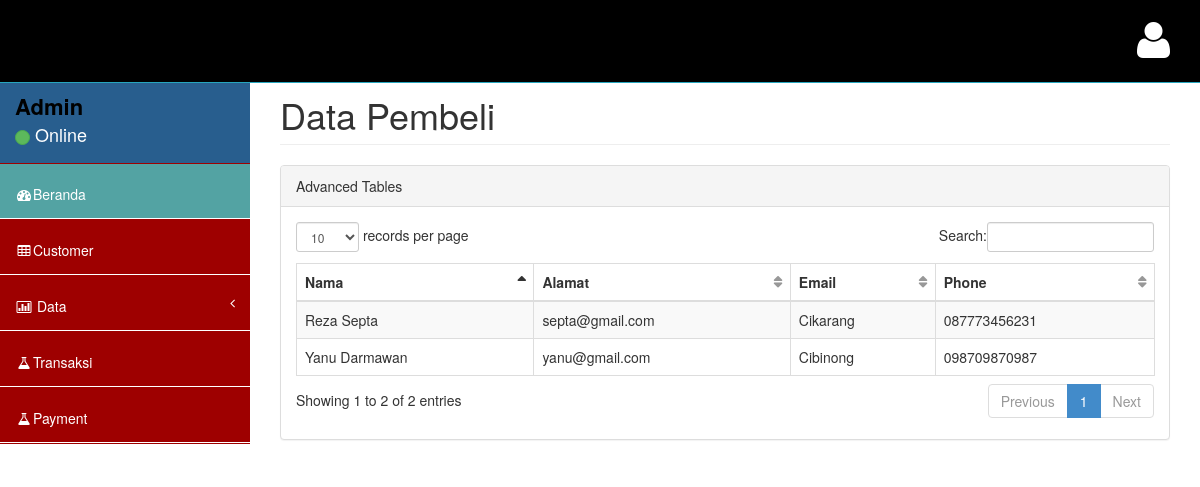
/admin/index.php?p=customers, run on the app's committed database.
### tables this page shows
CREATE TABLE IF NOT EXISTS `customers` (
  `serial` int(11) NOT NULL AUTO_INCREMENT,
  `name` varchar(20) NOT NULL,
  `email` varchar(80) NOT NULL,
  `address` varchar(80) NOT NULL,
  `phone` varchar(20) NOT NULL,
  PRIMARY KEY (`serial`)
);

### admin/pages/data/customers.php (the view, shortened to what this page needs)
<?php
	if($proses=="tambah") {
	} else {
?>
	<div class="row">
		<div class="col-lg-12">
			<h1 class="page-header">Data Pembeli</h1>
		</div>
	</div>
	<div class="row">
		<div class="col-lg-12">
			<div class="panel panel-default">
				<div class="panel-heading">
					 Advanced Tables
				</div>
				<div class="panel-body">
					<div class="table-responsive">
						<table class="table table-striped table-bordered table-hover" id="dataTables-example">
							<thead>
								<tr>
									<th>Nama</th>
									<th>Alamat</th>
									<th>Email</th>
									<th>Phone</th>
								</tr>
							</thead>
							<tbody>
								<?php
									$sql = mysql_query("SELECT * FROM customers order by serial asc");
									while($r = mysql_fetch_array($sql)) { ?>
											<tr>
												<td><?php echo $r['name'] ?></td>
												<td><?php echo $r['email'] ?></td>
												<td><?php echo $r['address'] ?></td>
												<td><?php echo $r['phone'] ?></td>
											</tr>
									<?php
										}
									?>
							</tbody>
						</table>
					</div>
				</div>
			</div>
		</div>
	</div>
<?php } ?>

### admin/assets/css/style.css (style rules this page uses)
body { background-color: white; }
table.dataTable thead .sorting, table.dataTable thead .sorting_asc:after, table.dataTable thead .sorting_desc, table.dataTable thead .sorting_asc_disabled, table.dataTable thead .sorting_desc_disabled { background: transparent; }
table.dataTable thead .sorting_asc:after { content: "\f0de"; float: right; font-family: fontawesome; }
table.dataTable thead .sorting:after { content: "\f0dc"; float: right; font-family: fontawesome; color: rgba(50,50,50,.5); }

### data on the page
customers: name "Reza Septa", email "septa@gmail.com", address "Cikarang", phone "087773456231"
customers: name "Yanu Darmawan", email "yanu@gmail.com", address "Cibinong", phone "098709870987"
